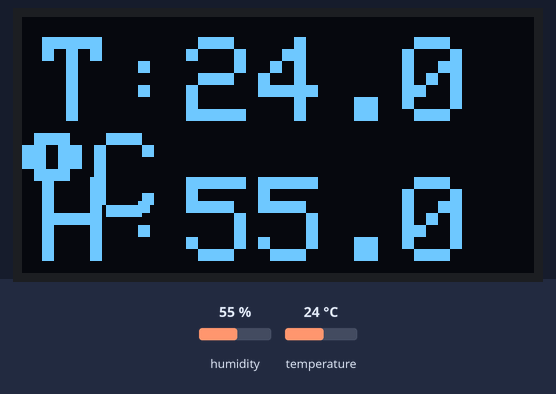
The sketch below on a simulated Arduino Uno, built with avr-gcc and run on an emulated ATmega328P. Parts: 128×64 one-colour display. Inputs (shaded band) come from the test bench; at power-on: humidity 55 %, temperature 24 °C. What the sketch prints to the serial monitor is not drawn.

Above: at 2.0 s.
2.1 s: humidity set to 22 %
At 3.1 s:
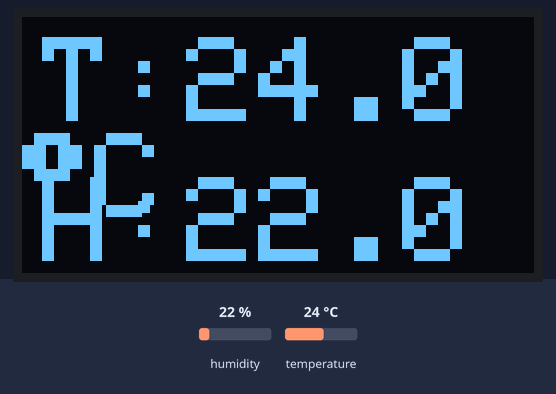
3.8 s: temperature set to 12 °C
At 5.4 s:
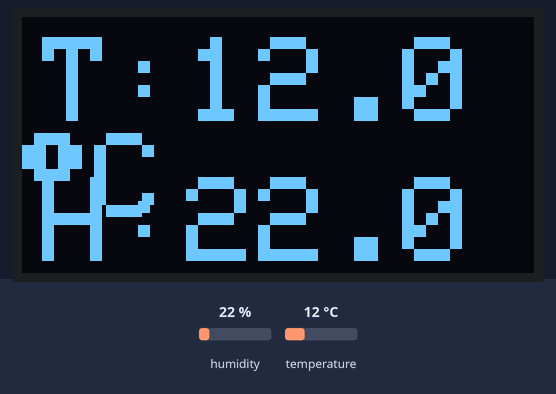
6.0 s: humidity set to 40 %
At 7.7 s:
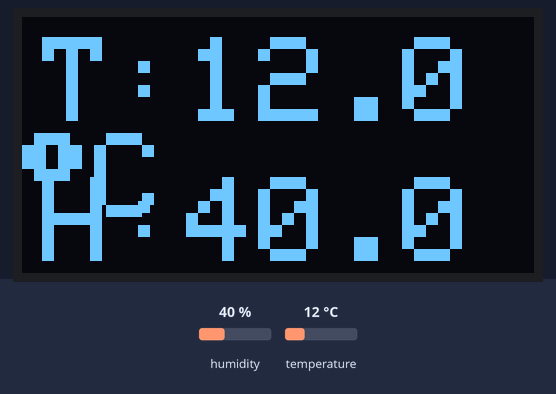
8.2 s: temperature set to 19 °C
At 10.1 s:
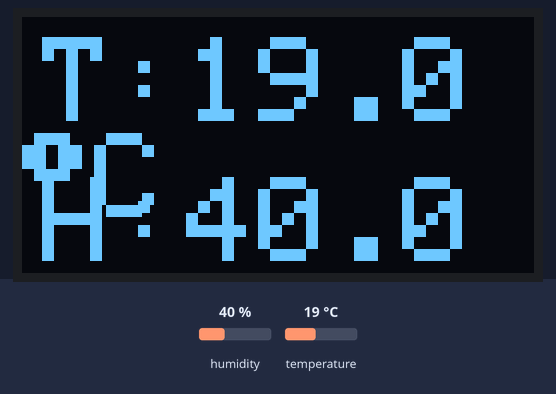
Timing chart, 0 to 11.5 s (numbered marks = the images above; inputs shaded):
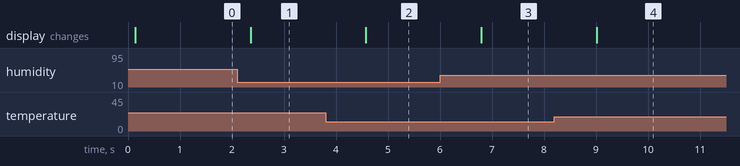

Measured:
- after the input at 2.1 s, the display: changes after 0.26 s (image 1)
- after the input at 3.8 s, the display: changes after 0.78 s (image 2)
- after the input at 6.0 s, the display: changes after 0.79 s (image 3)
- after the input at 8.2 s, the display: changes after 0.81 s (image 4)

The sketch:

Experiment_no_6.ino
```cpp
// #include <Wire.h>
// #include <Adafruit_SHT4x.h>

// // Initialize SHT40 sensor
// Adafruit_SHT4x sht4 = Adafruit_SHT4x();

// void setup() {
//   Serial.begin(9600);

//   if (!sht4.begin()) {  // Check if sensor is detected
//     Serial.println("SHT40 not found! Check connections.");
//     while (1); // Halt execution
//   }

//   Serial.println("SHT40 Found!");

//   // Set the precision mode (default is high)
//   sht4.setPrecision(SHT4X_HIGH_PRECISION);

//   // Enable heater (optional)
//   sht4.setHeater(SHT4X_NO_HEATER); // SHT4X_HIGH_HEATER_1S for heating
// }

// void loop() {
//   sensors_event_t humidity, temp;
//   sht4.getEvent(&humidity, &temp); // Read temperature and humidity

//   Serial.print("Temperature: ");
//   Serial.print(temp.temperature);
//   Serial.println(" °C");

//   Serial.print("Humidity: ");
//   Serial.print(humidity.relative_humidity);
//   Serial.println(" %");

//   Serial.println("----------------------");

//   delay(1000); // 1-second delay
// }


// #include <Wire.h>
// #include <Adafruit_SHT4x.h>
// #include <Adafruit_GFX.h>
// #include <Adafruit_SSD1306.h>

// // Initialize SHT40 sensor
// Adafruit_SHT4x sht4 = Adafruit_SHT4x();

// // OLED display width and height (for 0.96" OLED, usually 128x64)
// #define SCREEN_WIDTH 128
// #define SCREEN_HEIGHT 64

// // Create display object (I2C address is usually 0x3C)
// Adafruit_SSD1306 display(SCREEN_WIDTH, SCREEN_HEIGHT, &Wire, -1);

// void setup() {
//   Serial.begin(9600);

//   // Initialize OLED
//   if(!display.begin(SSD1306_SWITCHCAPVCC, 0x3C)) {
//     Serial.println(F("SSD1306 allocation failed"));
//     while(1);
//   }
//   display.clearDisplay();
//   display.setTextSize(1);      // Normal 1:1 pixel scale
//   display.setTextColor(SSD1306_WHITE); // Draw white text
//   display.setCursor(0,0);      // Start at top-left corner
//   display.display();

//   // Initialize sensor
//   if (!sht4.begin()) {
//     Serial.println("SHT40 not found! Check connections.");
//     while (1); // Halt execution
//   }

//   Serial.println("SHT40 Found!");

//   sht4.setPrecision(SHT4X_HIGH_PRECISION);
//   sht4.setHeater(SHT4X_NO_HEATER);
// }

// void loop() {
//   sensors_event_t humidity, temp;
//   sht4.getEvent(&humidity, &temp);

//   // Print to Serial Monitor (optional)
//   Serial.print("Temperature: ");
//   Serial.print(temp.temperature);
//   Serial.println(" °C");

//   Serial.print("Humidity: ");
//   Serial.print(humidity.relative_humidity);
//   Serial.println(" %");

//   Serial.println("----------------------");

//   // Print to OLED
//   display.clearDisplay(); // Clear previous values

//   display.setCursor(10, 30);
//   display.print("Temp: ");
//   display.print(temp.temperature, 1); // 1 decimal place
//   display.print(" C");

//   display.setCursor(10, 40);
//   display.print("Humidity: ");
//   display.print(humidity.relative_humidity, 1); // 1 decimal place
//   display.print(" %");

//   display.display(); // Update the display with new data

//   delay(1000);
// }


#include <Wire.h>
#include <Adafruit_SHT4x.h>
#include <Adafruit_GFX.h>
#include <Adafruit_SSD1306.h>

Adafruit_SHT4x sht4 = Adafruit_SHT4x();

#define SCREEN_WIDTH 128
#define SCREEN_HEIGHT 64

Adafruit_SSD1306 display(SCREEN_WIDTH, SCREEN_HEIGHT, &Wire, -1);

void setup() {
  Serial.begin(9600);

  if(!display.begin(SSD1306_SWITCHCAPVCC, 0x3C)) {
    Serial.println(F("SSD1306 allocation failed"));
    while(1);
  }
  display.clearDisplay();

  if (!sht4.begin()) {
    Serial.println("SHT40 not found! Check connections.");
    while (1);
  }
  Serial.println("SHT40 Found!");

  sht4.setPrecision(SHT4X_HIGH_PRECISION);
  sht4.setHeater(SHT4X_NO_HEATER);
}

void loop() {
  sensors_event_t humidity, temp;
  sht4.getEvent(&humidity, &temp);

  display.clearDisplay();

  display.setTextSize(3);   // Bigger text for bigger screen
  display.setTextColor(SSD1306_WHITE);

  // Centering text manually
  // First line: Temperature
  display.setCursor(5, 5); // (x=5, y=5)
  display.print("T:");
  display.print(temp.temperature, 1);
  display.print((char)247); // Degree symbol
  display.print("C");

  // Second line: Humidity
  display.setCursor(5, 40); // (x=5, y=40)
  display.print("H:");
  display.print(humidity.relative_humidity, 1);
  display.print("%");

  display.display();

  delay(1000);
}
```
